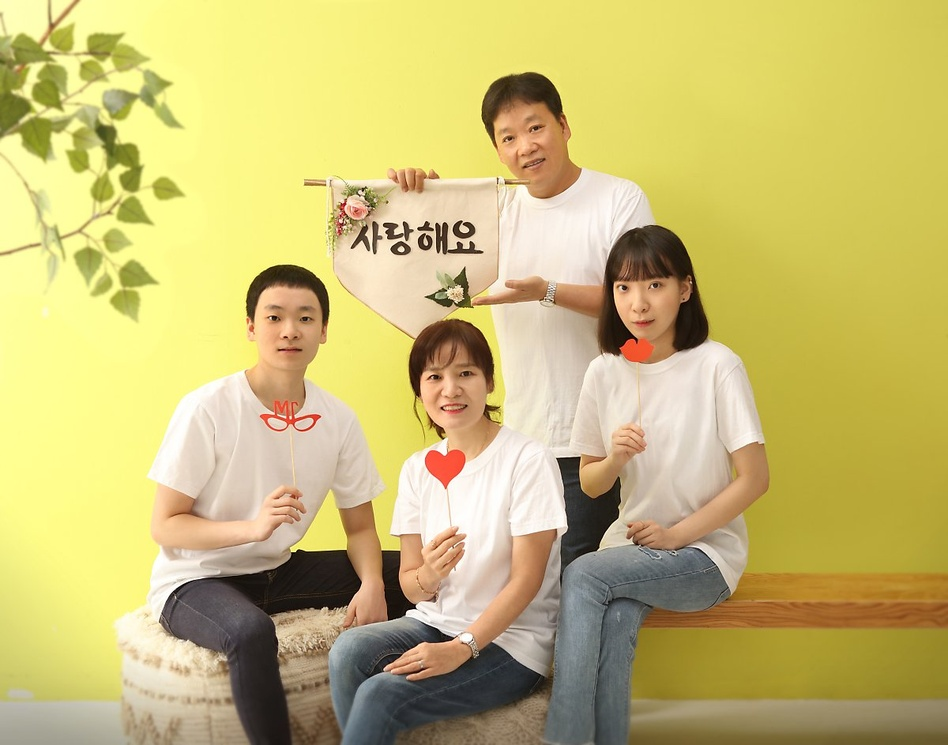
#> input picture image/face3.jpg, 948 x 745 px, shrunk from 1200 x 943 before the run
$ python image_face_detect.py
#> lines starting #> are read from the running program, lines starting #| are printed output that depends on the picture; after the words box and inside, x2 and y2 are one past the last pixel; in counts of white or black regions, pixels touching at a corner belong together
# 설치한 OpenCV 패키지 불러오기
import cv2

image = cv2.imread("image/face3.jpg", cv2.IMREAD_COLOR)
#> image is the input picture: shape (745, 948, 3); mean B, G, R 115.5, 187.5, 201.1

gray = cv2.cvtColor(image, cv2.COLOR_BGR2GRAY)
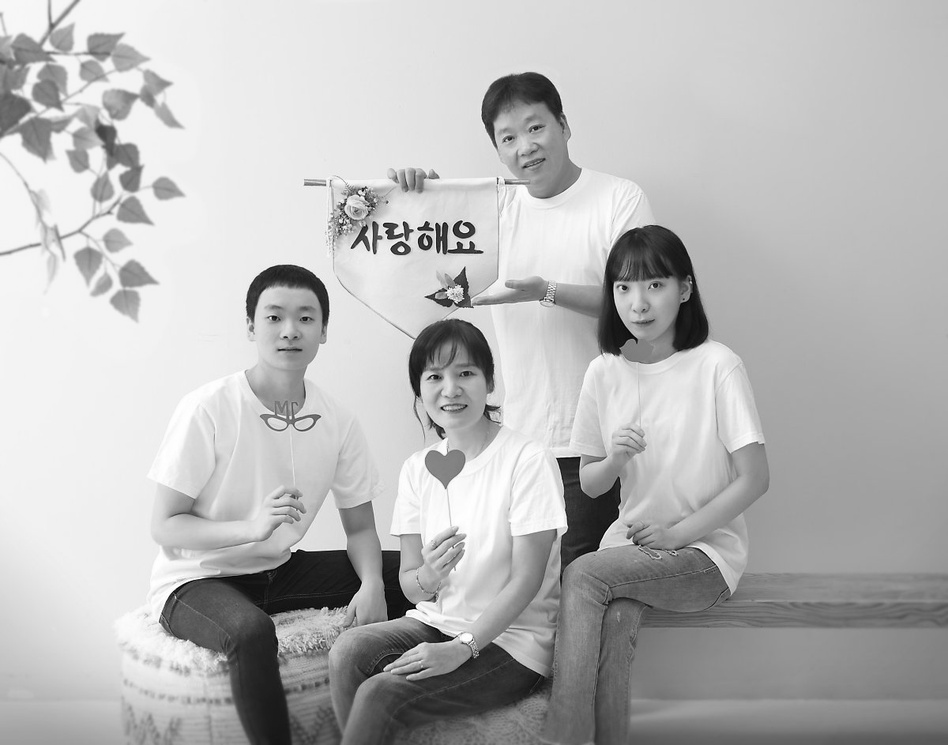
#> gray: shape (745, 948); min 0, max 255, mean 183.4

gray = cv2.equalizeHist(gray)
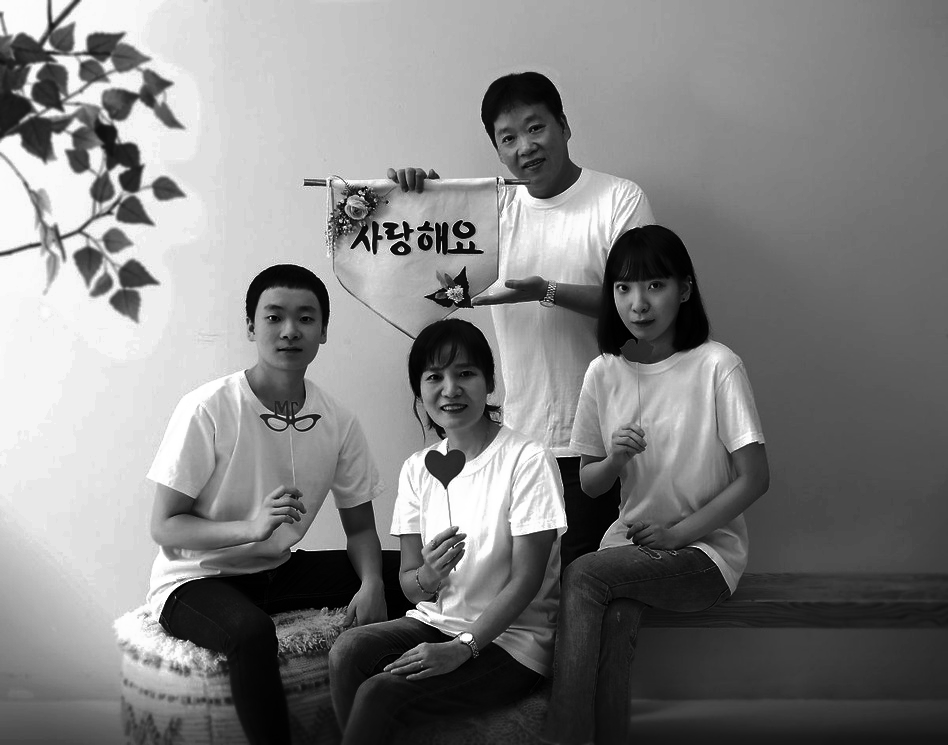
#> gray: shape (745, 948); min 0, max 255, mean 128.5

if image is None: raise Exception("이미지 읽기 실패")

face_cascade = cv2.CascadeClassifier("data/haarcascade_frontalface_alt2.xml")

faces = face_cascade.detectMultiScale(gray, 1.1, 1, 0, (100,100))
#> faces = [[594, 243, 101, 101], [242, 275, 101, 101], [406, 334, 101, 101]]

facesCnt = len(faces)
#> facesCnt = 3

print(len(faces))
#| 3

if facesCnt > 0 :

    for face in faces:

        x, y, w, h = face

        cv2.rectangle(image, face, (255, 0, 0), 4)
#> this loop made 3 passes
#> (face, x, y) on passes 1 to 3: ([594, 243, 101, 101], 594, 243), ([242, 275, 101, 101], 242, 275), ([406, 334, 101, 101], 406, 334)
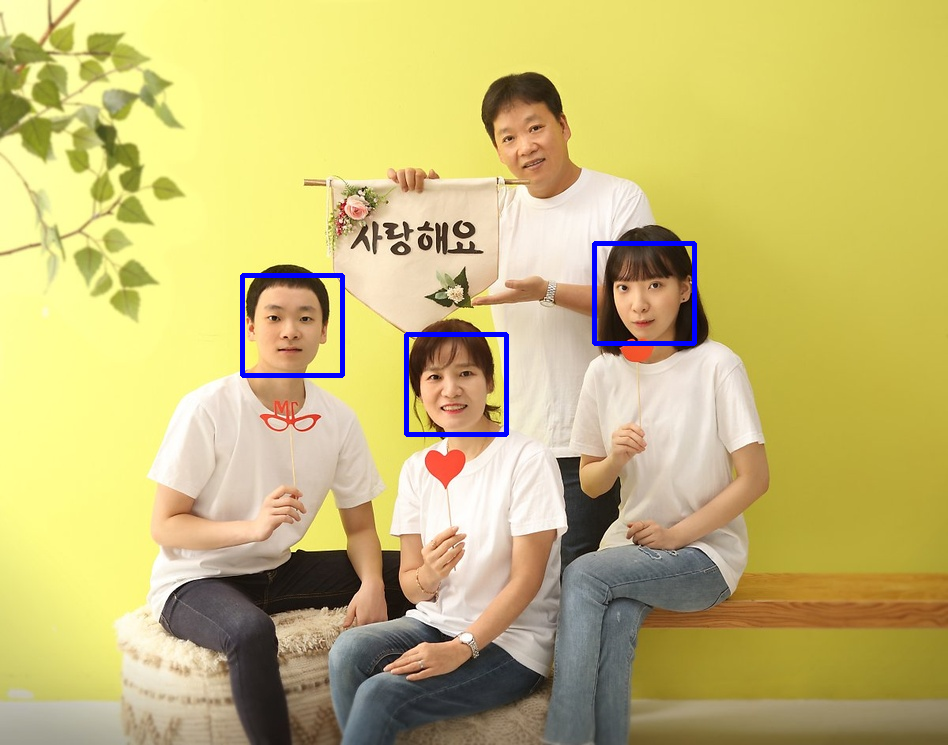
#> image: shape (745, 948, 3); 0.84% of pixels changed, all inside (x1, y1, x2, y2) = (240, 241, 697, 437)

else: print("얼굴 미검출")

cv2.imshow("MyFace", image)

cv2.waitKey(0)


# # 분석하기 위한 이미지 불러오기
# image = cv2.imread("image/izone.jpg", cv2.IMREAD_COLOR)
#
# # 흑백사진으로 변경
# gray = cv2.cvtColor(image, cv2.COLOR_BGR2GRAY)
#
# # 변환한 흑백사진으로부터 히스토그램 평활화
# gray = cv2.equalizeHist(gray)
#
# if image is None: raise Exception("이미지 읽기 실패")
#
# # 학습된 얼굴 정면검출기 사용하기
# face_cascade = cv2.CascadeClassifier("data/haarcascade_frontalface_alt2.xml")
#
# # 얼굴 검출 수행(정확도 높이는 방법의 아래 파라미터를 조절함)
# # 얼굴 검출은 히스토그램 평황화한 이미지 사용
# # scaleFactor : 1.5
# # minNeighbors : 인근 유사 픽셀 발견 비율이 5번 이상
# # flags : 0 => 더이상 사용하지 않는 인자값
# # 분석할 이미지의 최소 크기 : 가로 100, 세로 100
# faces = face_cascade.detectMultiScale(gray, 1.1, 5, 0, (100, 100))
#
# # 인식된 얼굴의 수
# facesCnt = len(faces)
#
# # 인식된 얼굴의 수 출력
# print(len(faces))
#
# # 얼굴이 검출되었다면,
# if facesCnt > 0:
#
#     for face in faces:
#         #얼굴 위치 값을 가져오기
#         x, y, w, h = face
#
#         #얼굴 검출 사각형 그리기
#         cv2.rectangle(image, face, (255, 0, 0), 4)
#
# else: print("얼굴 미검출")
#
# # 사이즈 변경된 이미지로 출력하기
# cv2.imshow("MyFace", image)
#
# # 입력받는 것 대기하기, 작성안하면, 결과창이 바로 닫힘
# cv2.waitKey(0)

$ run again, with image/face1.jpg copied over image/face3.jpg
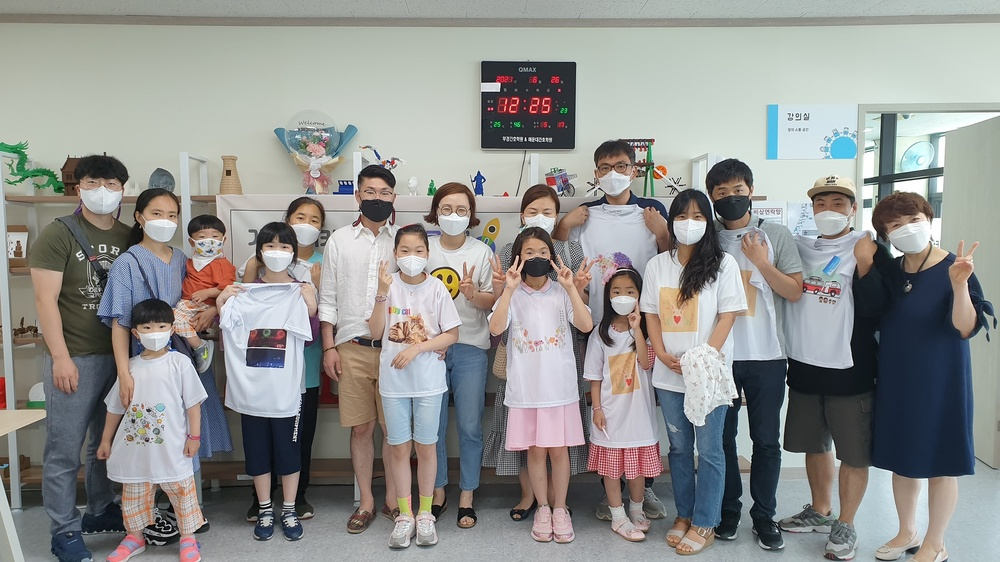
#> input picture image/face1.jpg, 1000 x 562 px, shrunk from 1920 x 1080 before the run
#> image is the input picture: shape (562, 1000, 3); mean B, G, R 143.1, 145.5, 145.1
#> `gray = cv2.cvtColor(image, cv2.COLOR_BGR2GRAY)`:
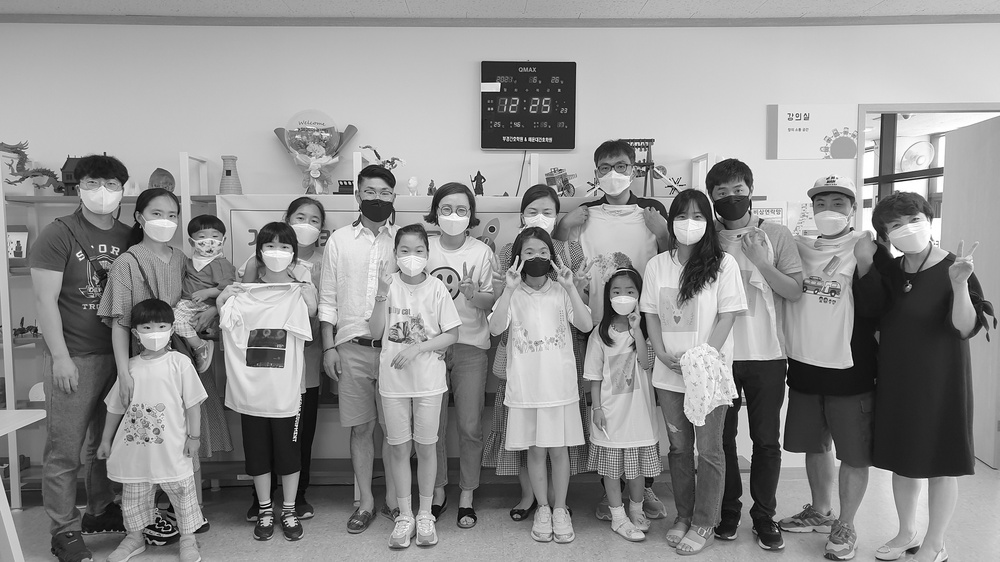
#> gray: shape (562, 1000); min 0, max 255, mean 145.1
#> `gray = cv2.equalizeHist(gray)`:
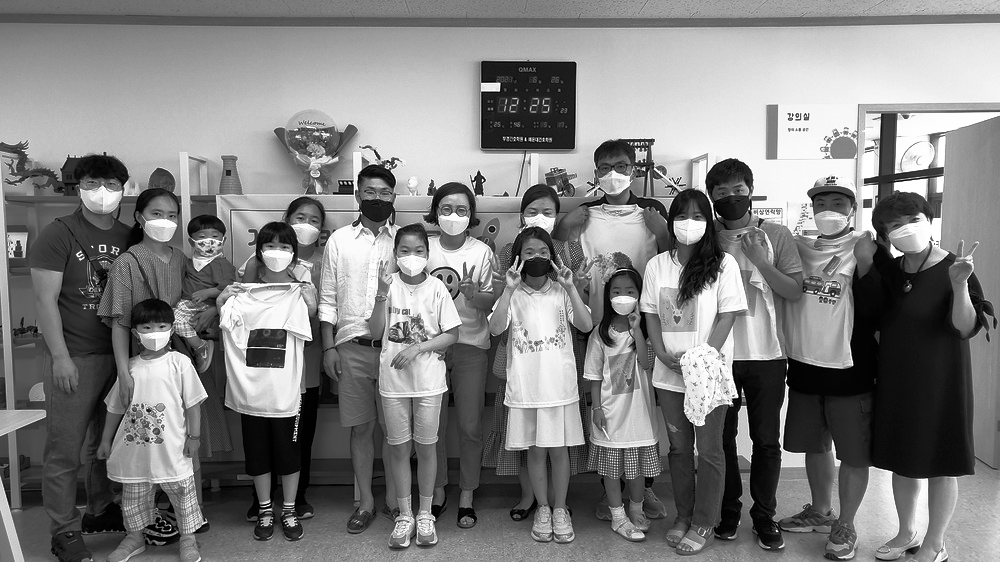
#> gray: shape (562, 1000); min 0, max 255, mean 128.3
#> faces = ()
#> facesCnt = 0
#| 0

$ run again, with image/face6.jpg copied over image/face3.jpg
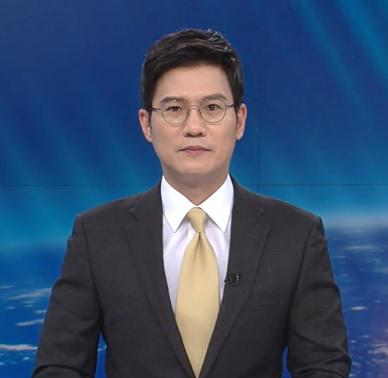
#> input picture image/face6.jpg, 388 x 378 px
#> image is the input picture: shape (378, 388, 3); mean B, G, R 107.2, 76.5, 54.4
#> `gray = cv2.equalizeHist(gray)`:
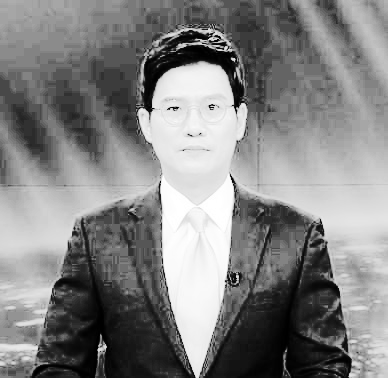
#> gray: shape (378, 388); min 0, max 255, mean 130.4
#> faces = [[139, 65, 113, 113]]
#> facesCnt = 1
#| 1
#> the loop `for face in faces: ` made 1 pass
#> after the loop `for face in faces:`:
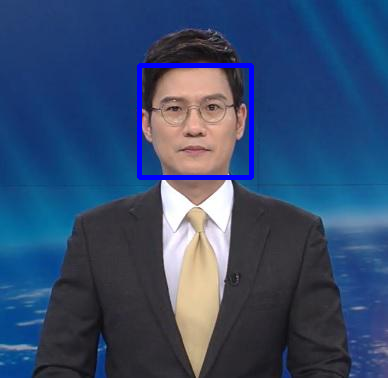
#> image: shape (378, 388, 3); 1.52% of pixels changed, all inside (x1, y1, x2, y2) = (137, 63, 254, 180)

$ run again, with image/my_face.jpg copied over image/face3.jpg
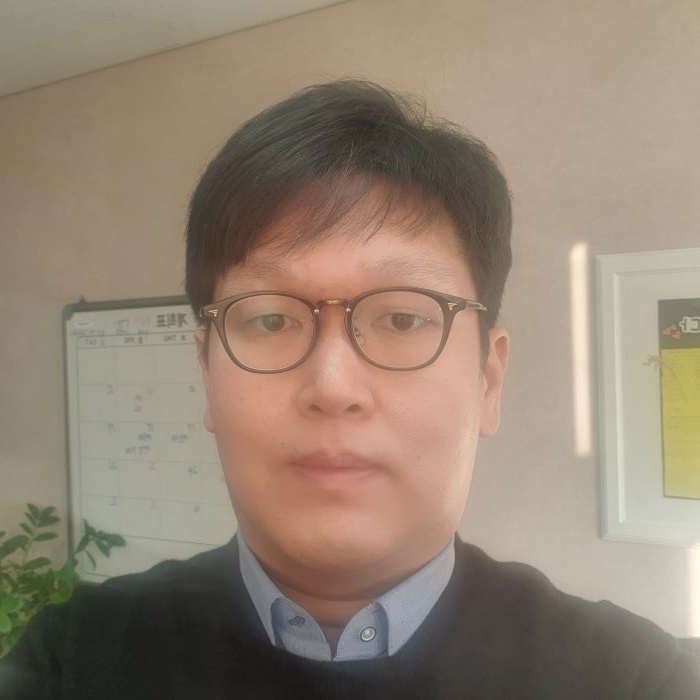
#> input picture image/my_face.jpg, 700 x 700 px
#> image is the input picture: shape (700, 700, 3); mean B, G, R 114.4, 131.2, 147.6
#> `gray = cv2.equalizeHist(gray)`:
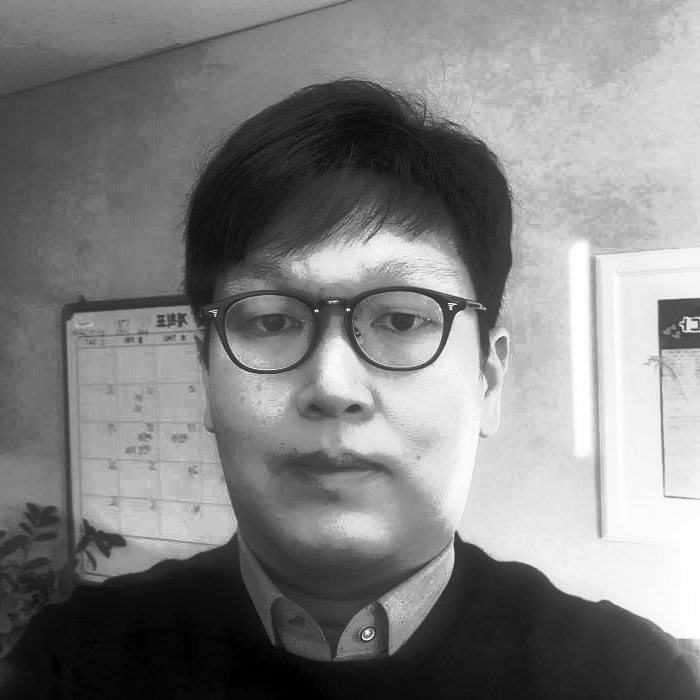
#> gray: shape (700, 700); min 0, max 255, mean 128.7
#> faces = [[164, 190, 351, 351]]
#> facesCnt = 1
#| 1
#> the loop `for face in faces: ` made 1 pass
#> after the loop `for face in faces:`:
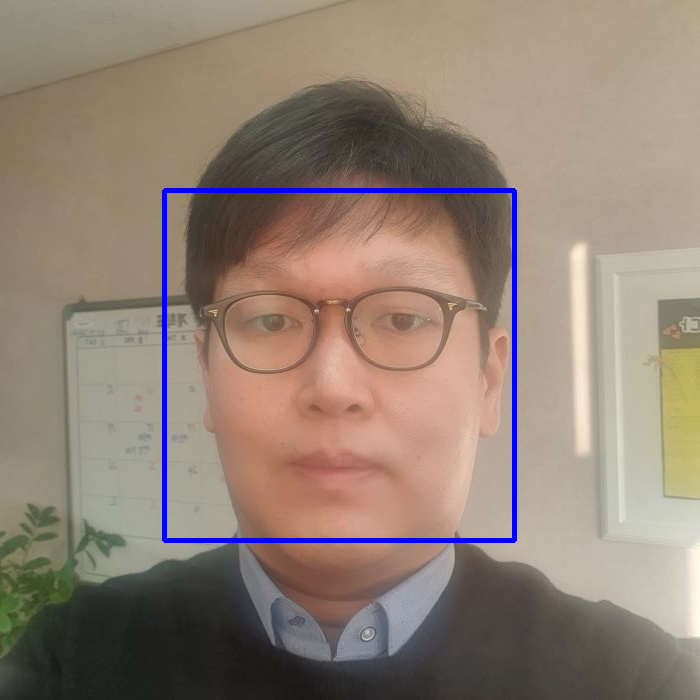
#> image: shape (700, 700, 3); 1.43% of pixels changed, all inside (x1, y1, x2, y2) = (162, 188, 517, 543)
